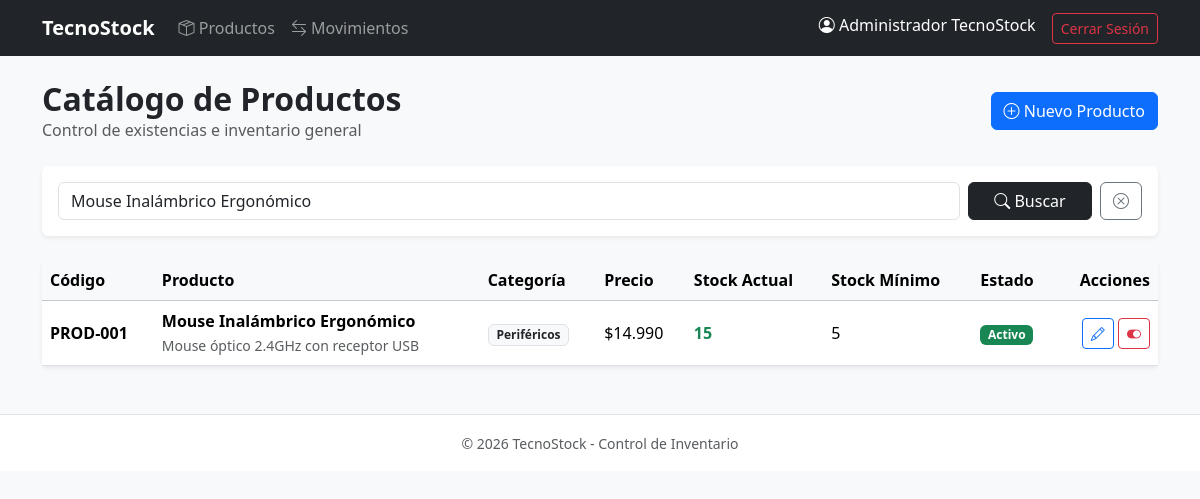
/productos.php?buscar=Mouse Inalámbrico Ergonómico (signed in), run on the app's committed database.
### tables this page shows
CREATE TABLE productos (
    id_producto INT AUTO_INCREMENT PRIMARY KEY,
    codigo VARCHAR(50) NOT NULL UNIQUE,
    nombre VARCHAR(150) NOT NULL,
    descripcion TEXT,
    precio DECIMAL(10,2) NOT NULL CHECK (precio >= 0),
    stock_actual INT NOT NULL DEFAULT 0 CHECK (stock_actual >= 0),
    stock_minimo INT NOT NULL DEFAULT 0 CHECK (stock_minimo >= 0),
    estado TINYINT(1) DEFAULT 1,
    id_categoria INT NOT NULL,
    CONSTRAINT fk_productos_categoria FOREIGN KEY (id_categoria) 
        REFERENCES categorias(id_categoria) ON UPDATE CASCADE ON DELETE RESTRICT
);

CREATE TABLE categorias (
    id_categoria INT AUTO_INCREMENT PRIMARY KEY,
    nombre VARCHAR(100) NOT NULL UNIQUE,
    descripcion TEXT,
    estado TINYINT(1) DEFAULT 1
);

### productos.php (the view, shortened to what this page needs)
<?php
require_once 'config/conexion.php';
$busqueda = trim($_GET['buscar'] ?? '');
$sql = "SELECT p.*, c.nombre AS categoria_nombre
        FROM productos p
        INNER JOIN categorias c ON p.id_categoria = c.id_categoria
        WHERE 1 = 1";
$parametros = [];
if (!empty($busqueda)) {
    $sql .= " AND (p.nombre LIKE :busq OR p.codigo LIKE :busq OR c.nombre LIKE :busq)";
    $parametros['busq'] = "%$busqueda%";
}
$sql .= " ORDER BY p.id_producto DESC";
$stmt = $pdo->prepare($sql);
$stmt->execute($parametros);
$productos = $stmt->fetchAll();
require_once 'includes/header.php';
?>
<div class="d-flex justify-content-between align-items-center mb-4">
    <div>
        <h2 class="fw-bold mb-0">Catálogo de Productos</h2>
        <p class="text-muted mb-0">Control de existencias e inventario general</p>
    </div>
    <a href="producto_form.php" class="btn btn-primary">
        <i class="bi bi-plus-circle"></i> Nuevo Producto
    </a>
</div>
<div class="card shadow-sm border-0 mb-4">
    <div class="card-body">
        <form method="GET" action="productos.php" class="row g-2">
            <div class="col-md-10">
                <input type="text" name="buscar" class="form-control" placeholder="Buscar por código, nombre o categoría..." value="<?= htmlspecialchars($busqueda) ?>">
            </div>
            <div class="col-md-2 d-flex gap-2">
                <button type="submit" class="btn btn-dark w-100"><i class="bi bi-search"></i> Buscar</button>
                <?php if (!empty($busqueda)): ?>
                    <a href="productos.php" class="btn btn-outline-secondary"><i class="bi bi-x-circle"></i></a>
                <?php endif; ?>
            </div>
        </form>
    </div>
</div>
<div class="card shadow-sm border-0">
    <div class="card-body p-0">
        <div class="table-responsive">
            <table class="table table-hover align-middle mb-0">
                <thead class="table-light">
                    <tr>
                        <th>Código</th>
                        <th>Producto</th>
                        <th>Categoría</th>
                        <th>Precio</th>
                        <th>Stock Actual</th>
                        <th>Stock Mínimo</th>
                        <th>Estado</th>
                        <th class="text-end">Acciones</th>
                    </tr>
                </thead>
                <tbody>
                    <?php if (empty($productos)): ?>
                        <tr>
                            <td colspan="8" class="text-center py-4 text-muted">No se encontraron productos registrados.</td>
                        </tr>
                    <?php else: ?>
                        <?php foreach ($productos as $p): ?>
                            <?php
                                $alertaStock = ($p['stock_actual'] < $p['stock_minimo']);
                            ?>
                            <tr class="<?= $p['estado'] == 0 ? 'table-secondary text-muted' : '' ?>">
                                <td class="fw-semibold"><?= htmlspecialchars($p['codigo']) ?></td>
                                <td>
                                    <strong><?= htmlspecialchars($p['nombre']) ?></strong>
                                    <?php if (!empty($p['descripcion'])): ?>
                                        <br><small class="text-muted"><?= htmlspecialchars($p['descripcion']) ?></small>
                                    <?php endif; ?>
                                </td>
                                <td><span class="badge bg-light text-dark border"><?= htmlspecialchars($p['categoria_nombre']) ?></span></td>
                                <td>$<?= number_format($p['precio'], 0, ',', '.') ?></td>
                                <td>
                                    <span class="fw-bold <?= $alertaStock ? 'text-danger' : 'text-success' ?>">
                                        <?= $p['stock_actual'] ?>
                                    </span>
                                </td>
                                <td><?= $p['stock_minimo'] ?></td>
                                <td>
                                    <?php if ($p['estado'] == 1): ?>
                                        <span class="badge bg-success">Activo</span>
                                    <?php else: ?>
                                        <span class="badge bg-secondary">Inactivo</span>
                                    <?php endif; ?>
                                </td>
                                <td class="text-end">
                                    <a href="producto_form.php?id=<?= $p['id_producto'] ?>" class="btn btn-sm btn-outline-primary" title="Editar">
                                        <i class="bi bi-pencil"></i>
                                    </a>
                                    <?php if ($p['estado'] == 1): ?>
                                        <a href="producto_desactivar.php?id=<?= $p['id_producto'] ?>" class="btn btn-sm btn-outline-danger" onclick="return confirm('¿Seguro que deseas desactivar este producto?');" title="Desactivar">
                                            <i class="bi bi-toggle-on"></i>
                                        </a>
                                    <?php else: ?>
                                        <a href="producto_desactivar.php?id=<?= $p['id_producto'] ?>&activar=1" class="btn btn-sm btn-outline-success" title="Activar">
                                            <i class="bi bi-toggle-off"></i>
                                        </a>
                                    <?php endif; ?>
                                </td>
                            </tr>
                        <?php endforeach; ?>
                    <?php endif; ?>
                </tbody>
            </table>
        </div>
    </div>
</div>
<?php require_once 'includes/footer.php'; ?>

### data on the page
productos: codigo "PROD-001", nombre "Mouse Inalámbrico Ergonómico", descripcion "Mouse óptico 2.4GHz con receptor USB", id_categoria.nombre "Periféricos", precio "14.990", stock_actual "15", stock_minimo "5", estado "Activo"

### other printed values
$_SESSION['usuario_nombre'] "Administrador TecnoStock"
